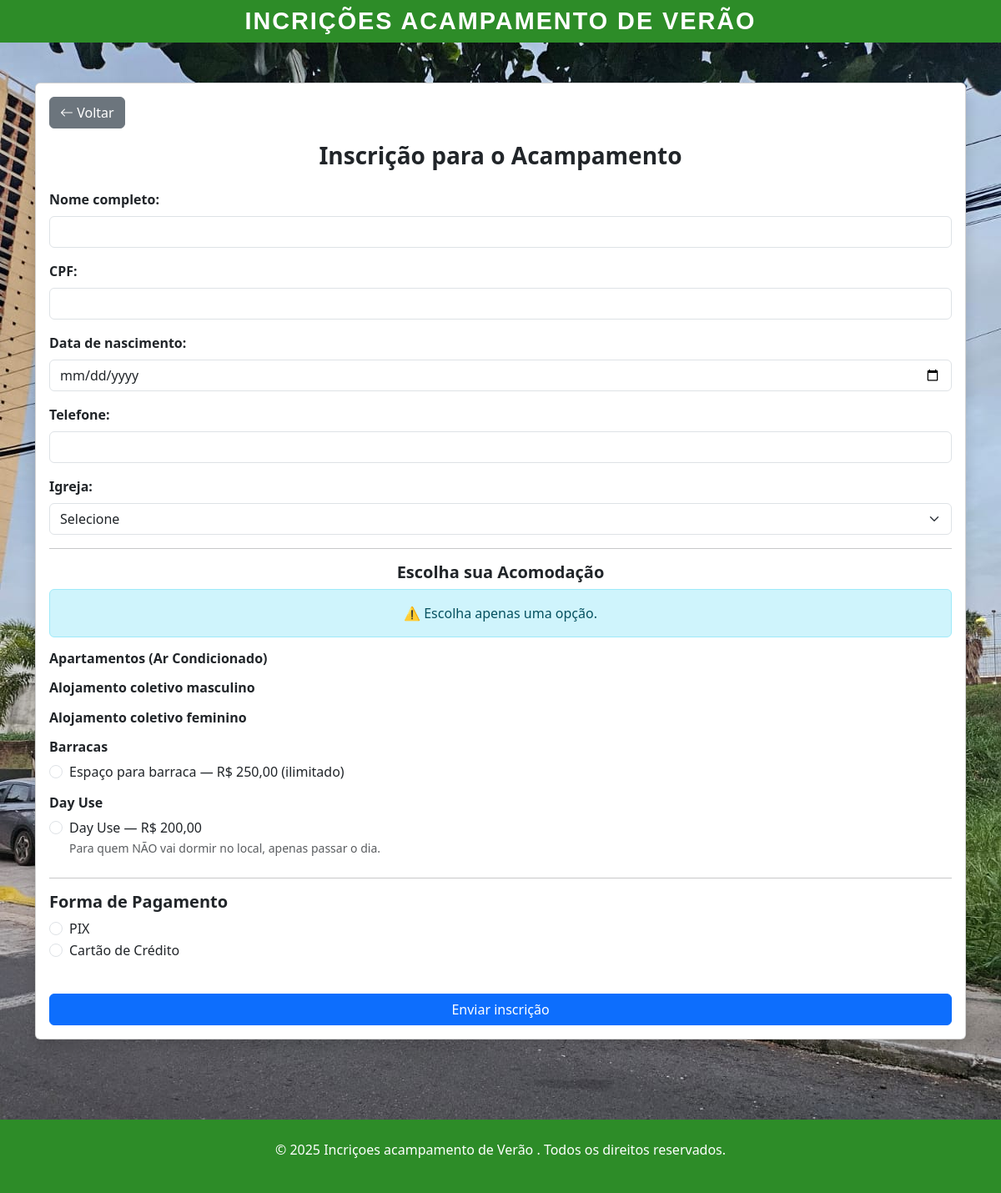
Page /conteudo/index.php on the earlier database version.
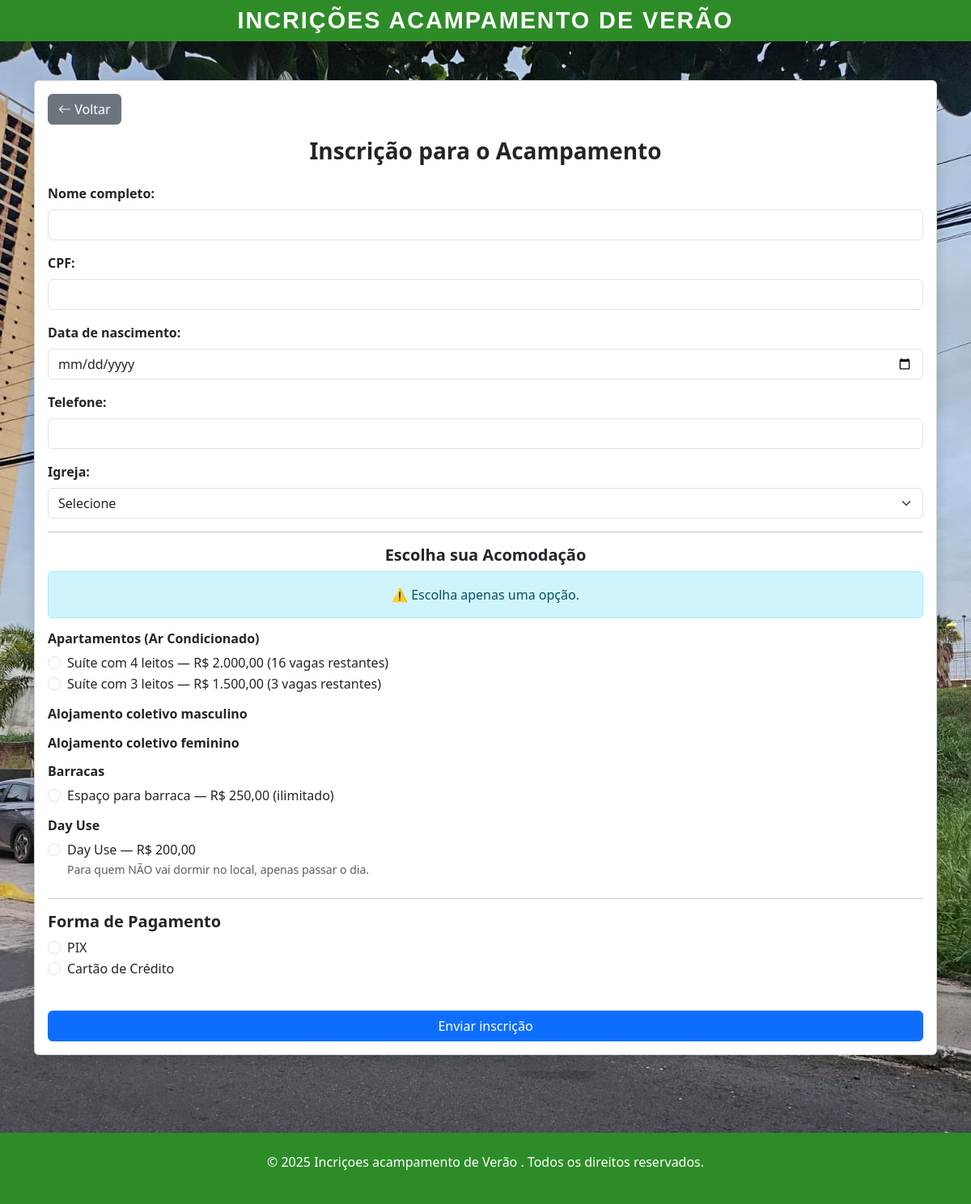
Same page on the later database version.
### tables this page shows
CREATE TABLE acomodacoes (
    id INT AUTO_INCREMENT PRIMARY KEY,
    nome VARCHAR(255) NOT NULL,
    limite INT NOT NULL,
    usado INT NOT NULL DEFAULT 0
);

### conteudo/index.php (the view, shortened to what this page needs)
<?php
include '../conexao/conexao.php';
include '../cabecalho/header_acampamento.php';
$acomodacoesRaw = $conexao->query("SELECT * FROM acomodacoes")->fetchAll(PDO::FETCH_ASSOC);
$acomodacoes = [];
foreach ($acomodacoesRaw as $a) {
    $prefixo = $a['nome'];
    $stmt = $conexao->prepare("
        SELECT COUNT(*) FROM inscricoes_acampamento
        WHERE responsavel_id IS NULL
        AND acomodacao LIKE CONCAT(?, '%')
    ");
    $stmt->execute([$prefixo]);
    $usadoReal = $stmt->fetchColumn();
    $a['usado'] = $usadoReal;
    $acomodacoes[$a['nome']] = $a;
}
function vagasRestantes($ac) {
    return max(0, $ac['limite'] - $ac['usado']);
}
$map = [];
foreach ($acomodacoes as $a) {
    $map[$a['nome']] = $a;
}
$sucesso = false;
?>
<link href="https://cdn.jsdelivr.net/npm/bootstrap@5.3.3/dist/css/bootstrap.min.css" rel="stylesheet">
<link href="https://cdn.jsdelivr.net/npm/bootstrap-icons@1.11.3/font/bootstrap-icons.css" rel="stylesheet">
<div class="container mt-5 mb-5">
    <div class="card shadow">
        <div class="card-body">
            <a href="../index.php" class="btn btn-secondary mb-3">
                <i class="bi bi-arrow-left"></i> Voltar
            </a>
            <h3 class="card-title mb-4 text-center fw-bold">Inscrição para o Acampamento</h3>
<?php if (!$sucesso): ?>
<form method="POST">
    <div class="mb-3">
        <label class="form-label fw-semibold">Nome completo:</label>
        <input type="text" name="nome" class="form-control" required>
    </div>
    <div class="mb-3">
        <label class="form-label fw-semibold">CPF:</label>
        <input type="text" name="cpf" id="cpf" class="form-control" maxlength="14" required>
    </div>
    <div class="mb-3">
        <label class="form-label fw-semibold">Data de nascimento:</label>
        <input type="date" name="data_nascimento" class="form-control" required>
    </div>
    <div class="mb-3">
        <label class="form-label fw-semibold">Telefone:</label>
        <input type="text" name="telefone" id="telefone" class="form-control" maxlength="15" required>
    </div>
    <div class="mb-3">
        <label class="form-label fw-semibold">Igreja:</label>
        <select name="igreja" class="form-select" required>
            <option value="">Selecione</option>
        </select>
    </div>
    <hr>
    <h5 class="fw-bold text-center">Escolha sua Acomodação</h5>
    <div class="alert alert-info text-center">⚠️ Escolha apenas uma opção.</div>
    <h6 class="fw-bold mt-3">Apartamentos (Ar Condicionado)</h6>
    <?php if (vagasRestantes($map['Suíte 4 leitos']) > 0): ?>
    <div class="form-check">
        <input class="form-check-input" type="radio" name="acomodacao"
               value="Suíte 4 leitos" required>
        <label class="form-check-label">
            Suíte com 4 leitos — R$ 2.000,00
            (<?= vagasRestantes($map['Suíte 4 leitos']) ?> vagas restantes)
        </label>
    </div>
    <?php endif; ?>
    <?php if (vagasRestantes($map['Suíte 3 leitos']) > 0): ?>
    <div class="form-check">
        <input class="form-check-input" type="radio" name="acomodacao"
               value="Suíte 3 leitos">
        <label class="form-check-label">
            Suíte com 3 leitos — R$ 1.500,00
            (<?= vagasRestantes($map['Suíte 3 leitos']) ?> vagas restantes)
        </label>
    </div>
    <?php endif; ?>
    <h6 class="fw-bold mt-3">Alojamento coletivo masculino</h6>
    <h6 class="fw-bold mt-3">Alojamento coletivo feminino</h6>
    <h6 class="fw-bold mt-3">Barracas</h6>
    <div class="form-check">
        <input class="form-check-input" type="radio" name="acomodacao" value="Barraca">
        <label class="form-check-label">
            Espaço para barraca — R$ 250,00 (ilimitado)
        </label>
    </div>
    <h6 class="fw-bold mt-3">Day Use</h6>
    <div class="form-check mb-4">
        <input class="form-check-input" type="radio" name="acomodacao" value="Day Use">
        <label class="form-check-label">
            Day Use — R$ 200,00
            <br><small class="text-muted">
                Para quem NÃO vai dormir no local, apenas passar o dia.
            </small>
        </label>
    </div>
    <hr>
    <h5 class="fw-bold mt-3">Forma de Pagamento</h5>
    <div class="form-check">
        <input class="form-check-input" type="radio" name="forma_pagamento" value="PIX" required>
        <label class="form-check-label">PIX</label>
    </div>
    <div class="form-check mb-4">
        <input class="form-check-input" type="radio" name="forma_pagamento" value="Cartão de Crédito">
        <label class="form-check-label">Cartão de Crédito</label>
    </div>
    <button type="submit" class="btn btn-primary w-100 mt-3">
        Enviar inscrição
    </button>
</form>
<?php endif; ?>
        </div>
    </div>
</div>
<?php include '../cabecalho/footer_acampamento.php'; ?>

Differences in the rows shown:
added acomodacoes: limite "16"
added acomodacoes: limite "3"
Other differences:
form field acomodacao: (not shown) → "☐"
text now shown: "Suíte com 4 leitos — R$ 2.000,00 ( vagas restantes) Suíte com 3 leitos — R$ 1.500,00 ( vagas restantes)"
